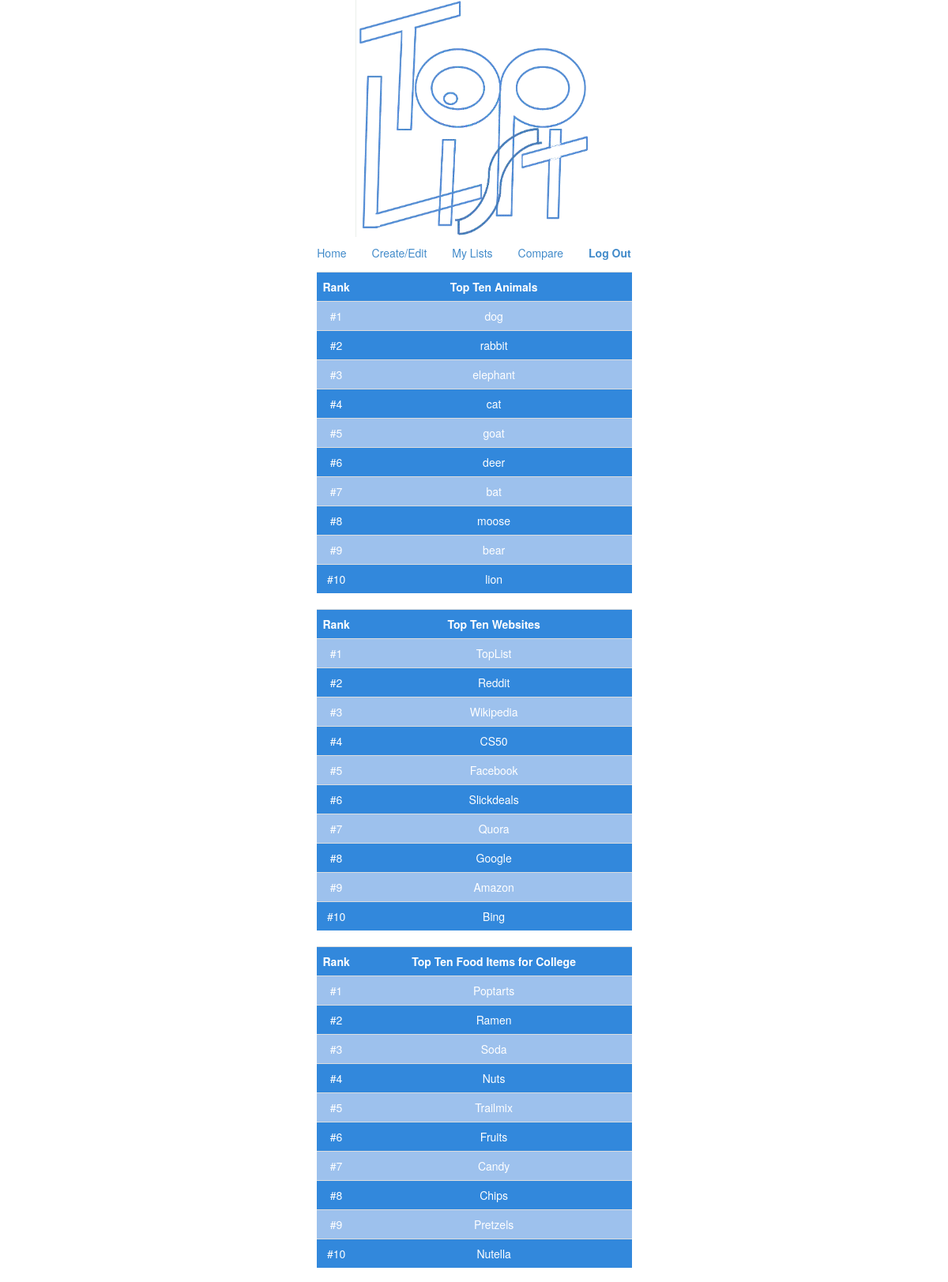
The page / (signed in, upper part) on the database its author committed.
### tables this page shows
CREATE TABLE `responses` (
  `question_id` int(255) unsigned NOT NULL,
  `response` varchar(255) NOT NULL,
  `frequency` int(255) unsigned NOT NULL DEFAULT '1',
  PRIMARY KEY (`question_id`,`response`)
);

### public/index.php (called while the page is built, shortened)
<?php
    $lists = query("SELECT `question_id`,`response`,`frequency` FROM responses WHERE (SELECT COUNT(*) FROM responses AS r WHERE r.question_id = responses.question_id AND r.frequency >= responses.frequency) <= 10 ORDER BY question_id, frequency DESC");
    $aggregates = NULL;
    for ($i = 0; $i < (count($lists) / 10); $i++)
    {
        $question = query("SELECT * FROM questions WHERE question_id = ?", $lists[10 * $i]["question_id"]);
        $aggregates[$i][0] = $question[0]["question"];
        for ($j = 1; $j <= 10 ; $j++)
        {
            $aggregates[$i][$j] = $lists[10 * $i + $j - 1];
        }
    }
    render("home.php", ["title" => "Home", "aggregates" => $aggregates]);
?>

### templates/home.php (the view, shortened to what this page needs)
<? if ($aggregates != ""): ?>
    <? foreach ($aggregates as $aggregate): ?>
    <table class="table table-striped">
        <tr>
            <th class="rank">Rank</th>
            <th class="response">Top Ten <?= $aggregate[0] ?></th>
        </tr>
        <? for ($i = 1; $i <= 10; $i++): ?>
            <tr>
                <td class="rank">#<?= $i ?></td>
                <td class="response"><?= $aggregate[$i]["response"] ?></td>
            </tr>
        <? endfor ?>
    </table>
    <br/>
    <? endforeach ?>
 <? else: ?>
    <div><? print("No lists at this time!") ?></div>
    <br/>
<? endif; ?>

### includes/functions.php (shortened to what this page needs)
<?php
    function query()
    {
        $sql = func_get_arg(0);
        $parameters = array_slice(func_get_args(), 1);
        static $handle;
        if (!isset($handle))
        {
            try
            {
                $handle = new PDO("mysql:dbname=" . DATABASE . ";host=" . SERVER, USERNAME, PASSWORD);
                $handle->setAttribute(PDO::ATTR_EMULATE_PREPARES, false);
            }
            catch (Exception $e)
            {
                trigger_error($e->getMessage(), E_USER_ERROR);
                exit;
            }
        }
        $statement = $handle->prepare($sql);
        $results = $statement->execute($parameters);
        if ($results !== false)
        {
            return $statement->fetchAll(PDO::FETCH_ASSOC);
        }
        else
        {
            return false;
        }
    }
    function render($template, $values = [])
    {
        if (file_exists("../templates/$template"))
        {
            extract($values);
            require("../templates/header.php");
            require("../templates/$template");
            require("../templates/footer.php");
        }
        else
        {
            trigger_error("Invalid template: $template", E_USER_ERROR);
        }
    }
?>

### templates/header.php (shortened to what this page needs)
<!DOCTYPE html>
<html>
    <head>
        <link href="/css/bootstrap.min.css" rel="stylesheet"/>
        <link href="/css/bootstrap-theme.min.css" rel="stylesheet"/>
        <link href="/css/styles.css" rel="stylesheet"/>
    </head>
    <body>
        <div class="container">
            <div id="top">
                <a href="/"><img alt="TopList" src="/img/logo.gif" width="300" height="300"/></a>
            </div>
            <div id="middle">
                <ul class="nav nav-pills">
                    <li><a href="index.php">Home</a></li>
                    <li><a href="createlist.php">Create/Edit</a></li>
                    <li><a href="mylists.php">My Lists</a></li>
                    <li><a href="compare.php">Compare</a></li>
                    <li><a href="logout.php"><strong>Log Out</strong></a></li>
                 </ul>

### templates/footer.php (shortened to what this page needs)
            </div>
        </div>
    </body>
</html>

### public/css/styles.css (style rules this page uses)
.container { margin-left: auto; margin-right: auto; text-align: center; }
.table-striped > tbody > tr:nth-child(odd) > td, .table-striped > tbody > tr:nth-child(odd) > th { background-color: #3288DC; }
.table-striped > tbody > tr:nth-child(even) > td, .table-striped > tbody > tr:nth-child(even) > th { background-color: #9DC1ED; }
#top { text-align: center; }
#middle .table-striped { width: 35%; margin: 0px auto; color: #FFFFFF; }
#middle .rank { width: 10%; text-align: center; }
#middle .response { width: 90%; text-align: center; }
#middle .nav { display: inline-block; }

### rows shown on the page
responses: response "dog"
responses: response "rabbit"
responses: response "elephant"
responses: response "cat"
responses: response "goat"
responses: response "deer"
responses: response "bat"
responses: response "moose"
responses: response "bear"
responses: response "lion"
responses: response "TopList"
responses: response "Reddit"
responses: response "Wikipedia"
responses: response "CS50"
responses: response "Facebook"
responses: response "Slickdeals"
responses: response "Quora"
responses: response "Google"
responses: response "Amazon"
responses: response "Bing"
responses: response "Poptarts"
responses: response "Ramen"
responses: response "Soda"
responses: response "Nuts"
responses: response "Trailmix"
responses: response "Fruits"
responses: response "Candy"
responses: response "Chips"
responses: response "Pretzels"
responses: response "Nutella"

### other values the page prints
$aggregate[0] "Animals"
$aggregate[0] "Websites"
$aggregate[0] "Food Items for College"
